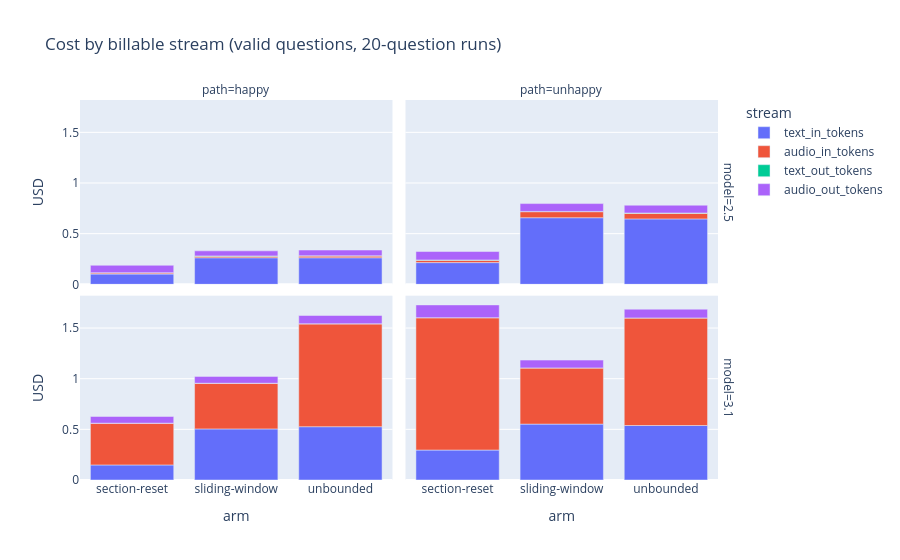

Notebook code cell kept with this figure:
### Markdown cell above
## 2. Where the money goes -- cost sources

The four billable streams per arm (valid questions only). The 2.5 story is
one-note: **text input is 95-98% of every arm's cost** -- it is the re-billed
system instruction + accumulated conversation. 3.1 shifts the mix because its
verbose output (thinking tokens bill as output) is expensive, not because
text-in shrinks.

### Code cell
src = summary.melt(
    id_vars=['model','arm','path'],
    value_vars=['text_in_tokens','audio_in_tokens','text_out_tokens','audio_out_tokens'],
    var_name='stream', value_name='tokens')
rate_map = {('2.5','text_in_tokens'):0.50, ('2.5','audio_in_tokens'):3.00,
            ('2.5','text_out_tokens'):2.00, ('2.5','audio_out_tokens'):12.00,
            ('3.1','text_in_tokens'):0.75, ('3.1','audio_in_tokens'):3.00,
            ('3.1','text_out_tokens'):4.50, ('3.1','audio_out_tokens'):12.00}
src['cost'] = [t * rate_map[(m, s)] / 1e6 for m, s, t in zip(src['model'], src['stream'], src['tokens'])]
fig = px.bar(src, x='arm', y='cost', color='stream', facet_col='path', facet_row='model',
             title='Cost by billable stream (valid questions, 20-question runs)',
             labels={'cost': 'USD'}, height=560)
fig.show()

### Figure 1 — Plotly figure (JSON) as saved in the notebook; plotly's stock layout.template omitted (floating-point values rounded to 4 significant figures)
{"data": [{"hovertemplate": "stream=text_in_tokens<br>model=2.5<br>path=happy<br>arm=%{x}<br>USD=%{y}<extra></extra>", "legendgroup": "text_in_tokens", "marker": {"color": "#636efa", "pattern": {"shape": ""}}, "name": "text_in_tokens", "orientation": "v", "showlegend": true, "textposition": "auto", "type": "bar", "x": ["section-reset", "sliding-window", "unbounded"], "xaxis": "x3", "y": [0.1016, 0.262, 0.2621], "yaxis": "y3"}, {"hovertemplate": "stream=text_in_tokens<br>model=2.5<br>path=unhappy<br>arm=%{x}<br>USD=%{y}<extra></extra>", "legendgroup": "text_in_tokens", "marker": {"color": "#636efa", "pattern": {"shape": ""}}, "name": "text_in_tokens", "orientation": "v", "showlegend": false, "textposition": "auto", "type": "bar", "x": ["section-reset", "sliding-window", "unbounded"], "xaxis": "x4", "y": [0.2142, 0.6574, 0.6457], "yaxis": "y4"}, {"hovertemplate": "stream=text_in_tokens<br>model=3.1<br>path=happy<br>arm=%{x}<br>USD=%{y}<extra></extra>", "legendgroup": "text_in_tokens", "marker": {"color": "#636efa", "pattern": {"shape": ""}}, "name": "text_in_tokens", "orientation": "v", "showlegend": false, "textposition": "auto", "type": "bar", "x": ["section-reset", "sliding-window", "unbounded"], "xaxis": "x", "y": [0.1487, 0.5043, 0.5263], "yaxis": "y"}, {"hovertemplate": "stream=text_in_tokens<br>model=3.1<br>path=unhappy<br>arm=%{x}<br>USD=%{y}<extra></extra>", "legendgroup": "text_in_tokens", "marker": {"color": "#636efa", "pattern": {"shape": ""}}, "name": "text_in_tokens", "orientation": "v", "showlegend": false, "textposition": "auto", "type": "bar", "x": ["section-reset", "sliding-window", "unbounded"], "xaxis": "x2", "y": [0.2955, 0.5518, 0.538], "yaxis": "y2"}, {"hovertemplate": "stream=audio_in_tokens<br>model=2.5<br>path=happy<br>arm=%{x}<br>USD=%{y}<extra></extra>", "legendgroup": "audio_in_tokens", "marker": {"color": "#EF553B", "pattern": {"shape": ""}}, "name": "audio_in_tokens", "orientation": "v", "showlegend": true, "textposition": "auto", "type": "bar", "x": ["section-reset", "sliding-window", "unbounded"], "xaxis": "x3", "y": [0.0113, 0.016, 0.01754], "yaxis": "y3"}, {"hovertemplate": "stream=audio_in_tokens<br>model=2.5<br>path=unhappy<br>arm=%{x}<br>USD=%{y}<extra></extra>", "legendgroup": "audio_in_tokens", "marker": {"color": "#EF553B", "pattern": {"shape": ""}}, "name": "audio_in_tokens", "orientation": "v", "showlegend": false, "textposition": "auto", "type": "bar", "x": ["section-reset", "sliding-window", "unbounded"], "xaxis": "x4", "y": [0.02357, 0.05938, 0.05548], "yaxis": "y4"}, {"hovertemplate": "stream=audio_in_tokens<br>model=3.1<br>path=happy<br>arm=%{x}<br>USD=%{y}<extra></extra>", "legendgroup": "audio_in_tokens", "marker": {"color": "#EF553B", "pattern": {"shape": ""}}, "name": "audio_in_tokens", "orientation": "v", "showlegend": false, "textposition": "auto", "type": "bar", "x": ["section-reset", "sliding-window", "unbounded"], "xaxis": "x", "y": [0.4124, 0.451, 1.016], "yaxis": "y"}, {"hovertemplate": "stream=audio_in_tokens<br>model=3.1<br>path=unhappy<br>arm=%{x}<br>USD=%{y}<extra></extra>", "legendgroup": "audio_in_tokens", "marker": {"color": "#EF553B", "pattern": {"shape": ""}}, "name": "audio_in_tokens", "orientation": "v", "showlegend": false, "textposition": "auto", "type": "bar", "x": ["section-reset", "sliding-window", "unbounded"], "xaxis": "x2", "y": [1.307, 0.5551, 1.062], "yaxis": "y2"}, {"hovertemplate": "stream=text_out_tokens<br>model=2.5<br>path=happy<br>arm=%{x}<br>USD=%{y}<extra></extra>", "legendgroup": "text_out_tokens", "marker": {"color": "#00cc96", "pattern": {"shape": ""}}, "name": "text_out_tokens", "orientation": "v", "showlegend": true, "textposition": "auto", "type": "bar", "x": ["section-reset", "sliding-window", "unbounded"], "xaxis": "x3", "y": [0.001466, 0.001928, 0.001702], "yaxis": "y3"}, {"hovertemplate": "stream=text_out_tokens<br>model=2.5<br>path=unhappy<br>arm=%{x}<br>USD=%{y}<extra></extra>", "legendgroup": "text_out_tokens", "marker": {"color": "#00cc96", "pattern": {"shape": ""}}, "name": "text_out_tokens", "orientation": "v", "showlegend": false, "textposition": "auto", "type": "bar", "x": ["section-reset", "sliding-window", "unbounded"], "xaxis": "x4", "y": [0.002328, 0.00289, 0.002594], "yaxis": "y4"}, {"hovertemplate": "stream=text_out_tokens<br>model=3.1<br>path=happy<br>arm=%{x}<br>USD=%{y}<extra></extra>", "legendgroup": "text_out_tokens", "marker": {"color": "#00cc96", "pattern": {"shape": ""}}, "name": "text_out_tokens", "orientation": "v", "showlegend": false, "textposition": "auto", "type": "bar", "x": ["section-reset", "sliding-window", "unbounded"], "xaxis": "x", "y": [0.0, 0.0, 0.0], "yaxis": "y"}, {"hovertemplate": "stream=text_out_tokens<br>model=3.1<br>path=unhappy<br>arm=%{x}<br>USD=%{y}<extra></extra>", "legendgroup": "text_out_tokens", "marker": {"color": "#00cc96", "pattern": {"shape": ""}}, "name": "text_out_tokens", "orientation": "v", "showlegend": false, "textposition": "auto", "type": "bar", "x": ["section-reset", "sliding-window", "unbounded"], "xaxis": "x2", "y": [0.0, 0.0, 0.0], "yaxis": "y2"}, {"hovertemplate": "stream=audio_out_tokens<br>model=2.5<br>path=happy<br>arm=%{x}<br>USD=%{y}<extra></extra>", "legendgroup": "audio_out_tokens", "marker": {"color": "#ab63fa", "pattern": {"shape": ""}}, "name": "audio_out_tokens", "orientation": "v", "showlegend": true, "textposition": "auto", "type": "bar", "x": ["section-reset", "sliding-window", "unbounded"], "xaxis": "x3", "y": [0.07343, 0.05039, 0.05688], "yaxis": "y3"}, {"hovertemplate": "stream=audio_out_tokens<br>model=2.5<br>path=unhappy<br>arm=%{x}<br>USD=%{y}<extra></extra>", "legendgroup": "audio_out_tokens", "marker": {"color": "#ab63fa", "pattern": {"shape": ""}}, "name": "audio_out_tokens", "orientation": "v", "showlegend": false, "textposition": "auto", "type": "bar", "x": ["section-reset", "sliding-window", "unbounded"], "xaxis": "x4", "y": [0.08335, 0.07717, 0.07724], "yaxis": "y4"}, {"hovertemplate": "stream=audio_out_tokens<br>model=3.1<br>path=happy<br>arm=%{x}<br>USD=%{y}<extra></extra>", "legendgroup": "audio_out_tokens", "marker": {"color": "#ab63fa", "pattern": {"shape": ""}}, "name": "audio_out_tokens", "orientation": "v", "showlegend": false, "textposition": "auto", "type": "bar", "x": ["section-reset", "sliding-window", "unbounded"], "xaxis": "x", "y": [0.06592, 0.06755, 0.08171], "yaxis": "y"}, {"hovertemplate": "stream=audio_out_tokens<br>model=3.1<br>path=unhappy<br>arm=%{x}<br>USD=%{y}<extra></extra>", "legendgroup": "audio_out_tokens", "marker": {"color": "#ab63fa", "pattern": {"shape": ""}}, "name": "audio_out_tokens", "orientation": "v", "showlegend": false, "textposition": "auto", "type": "bar", "x": ["section-reset", "sliding-window", "unbounded"], "xaxis": "x2", "y": [0.126, 0.07696, 0.08633], "yaxis": "y2"}], "layout": {"annotations": [{"font": {}, "showarrow": false, "text": "path=happy", "x": 0.24, "xanchor": "center", "xref": "paper", "y": 1.0, "yanchor": "bottom", "yref": "paper"}, {"font": {}, "showarrow": false, "text": "path=unhappy", "x": 0.74, "xanchor": "center", "xref": "paper", "y": 1.0, "yanchor": "bottom", "yref": "paper"}, {"font": {}, "showarrow": false, "text": "model=3.1", "textangle": 90, "x": 0.98, "xanchor": "left", "xref": "paper", "y": 0.2425, "yanchor": "middle", "yref": "paper"}, {"font": {}, "showarrow": false, "text": "model=2.5", "textangle": 90, "x": 0.98, "xanchor": "left", "xref": "paper", "y": 0.7575, "yanchor": "middle", "yref": "paper"}], "barmode": "relative", "height": 560, "legend": {"title": {"text": "stream"}, "tracegroupgap": 0}, "title": {"text": "Cost by billable stream (valid questions, 20-question runs)"}, "xaxis": {"anchor": "y", "domain": [0.0, 0.48], "title": {"text": "arm"}}, "xaxis2": {"anchor": "y2", "domain": [0.5, 0.98], "matches": "x", "title": {"text": "arm"}}, "xaxis3": {"anchor": "y3", "domain": [0.0, 0.48], "matches": "x", "showticklabels": false}, "xaxis4": {"anchor": "y4", "domain": [0.5, 0.98], "matches": "x", "showticklabels": false}, "yaxis": {"anchor": "x", "domain": [0.0, 0.485], "title": {"text": "USD"}}, "yaxis2": {"anchor": "x2", "domain": [0.0, 0.485], "matches": "y", "showticklabels": false}, "yaxis3": {"anchor": "x3", "domain": [0.515, 1.0], "matches": "y", "title": {"text": "USD"}}, "yaxis4": {"anchor": "x4", "domain": [0.515, 1.0], "matches": "y", "showticklabels": false}}}
